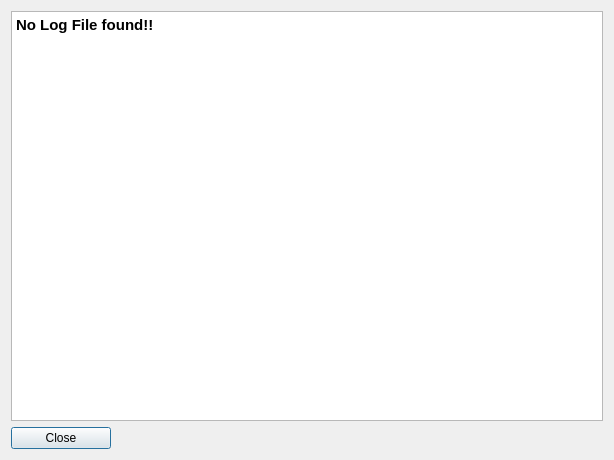
<?xml version="1.0" encoding="UTF-8"?>
<ui version="4.0">
 <class>ViewLog</class>
 <widget class="QDialog" name="ViewLog">
  <property name="geometry">
   <rect>
    <x>0</x>
    <y>0</y>
    <width>614</width>
    <height>460</height>
   </rect>
  </property>
  <property name="windowTitle">
   <string>Dialog</string>
  </property>
  <layout class="QGridLayout" name="gridLayout">
   <item row="0" column="0">
    <widget class="QTextEdit" name="textEdit">
     <property name="horizontalScrollBarPolicy">
      <enum>Qt::ScrollBarAsNeeded</enum>
     </property>
     <property name="readOnly">
      <bool>true</bool>
     </property>
     <property name="html">
      <string>&lt;!DOCTYPE HTML PUBLIC &quot;-//W3C//DTD HTML 4.0//EN&quot; &quot;http://www.w3.org/TR/REC-html40/strict.dtd&quot;&gt;
&lt;html&gt;&lt;head&gt;&lt;meta name=&quot;qrichtext&quot; content=&quot;1&quot; /&gt;&lt;style type=&quot;text/css&quot;&gt;
p, li { white-space: pre-wrap; }
&lt;/style&gt;&lt;/head&gt;&lt;body style=&quot; font-family:'Ubuntu'; font-size:11pt; font-weight:400; font-style:normal;&quot;&gt;
&lt;p style=&quot; margin-top:0px; margin-bottom:0px; margin-left:0px; margin-right:0px; -qt-block-indent:0; text-indent:0px;&quot;&gt;&lt;span style=&quot; font-weight:600;&quot;&gt;No Log File found!!&lt;/span&gt;&lt;/p&gt;&lt;/body&gt;&lt;/html&gt;</string>
     </property>
    </widget>
   </item>
   <item row="1" column="0">
    <widget class="QPushButton" name="pushButton">
     <property name="maximumSize">
      <size>
       <width>100</width>
       <height>16777215</height>
      </size>
     </property>
     <property name="text">
      <string>Close</string>
     </property>
    </widget>
   </item>
  </layout>
 </widget>
 <resources/>
 <connections>
  <connection>
   <sender>pushButton</sender>
   <signal>clicked()</signal>
   <receiver>ViewLog</receiver>
   <slot>hide()</slot>
   <hints>
    <hint type="sourcelabel">
     <x>71</x>
     <y>272</y>
    </hint>
    <hint type="destinationlabel">
     <x>165</x>
     <y>268</y>
    </hint>
   </hints>
  </connection>
 </connections>
</ui>
